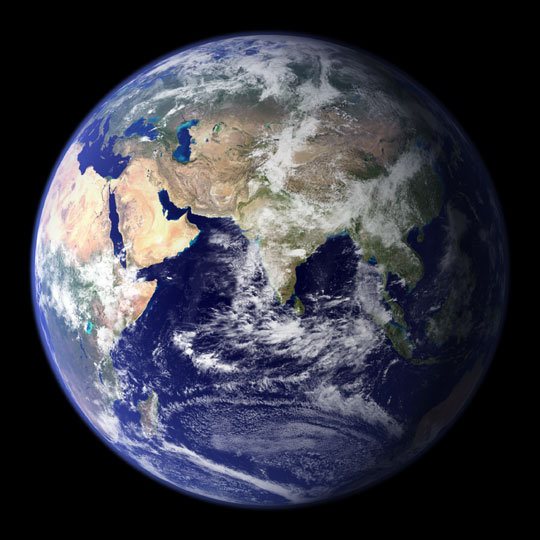
#> input picture globe_east_540.jpg, 540 x 540 px
$ python Basic_sphere.py
#> lines starting #> are read from the running program, lines starting #| are printed output that depends on the picture
from mpl_toolkits.mplot3d import Axes3D
import matplotlib.pyplot as plt
import numpy as np
import PIL
def sat_orbit_plot():

    bm = PIL.Image.open('globe_east_540.jpg')
#> bm is the input picture: PIL image 540x540 RGB; mean R, G, B 59, 60, 70.8

    bm = np.array(bm.resize([d/1 for d in bm.size]))/256.
#> bm: shape (540, 540, 3) float64
    fig = plt.figure()
    ax = fig.add_subplot(111, projection='3d')

    # Make data
    u = np.linspace(0, 2 * np.pi, 100)
    v = np.linspace(0, np.pi, 100)
    x = 6371000 * np.outer(np.cos(u), np.sin(v))
    y = 6371000* np.outer(np.sin(u), np.sin(v))
    z = 6371000 * np.outer(np.ones(np.size(u)), np.cos(v))

    # Plot the surface
    plt.axis('off')
    ax.plot_surface(x, y, z, rstride = 1,   # row 行步长
                     cstride = 2,cmap=plt.cm.CMRmap)


    plt.show()
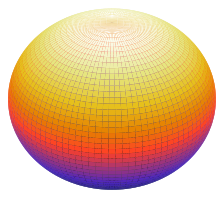
#> figure drawn by matplotlib, 1 panel

def test():


    sat_orbit_plot()


if __name__ == "__main__":

    test()
